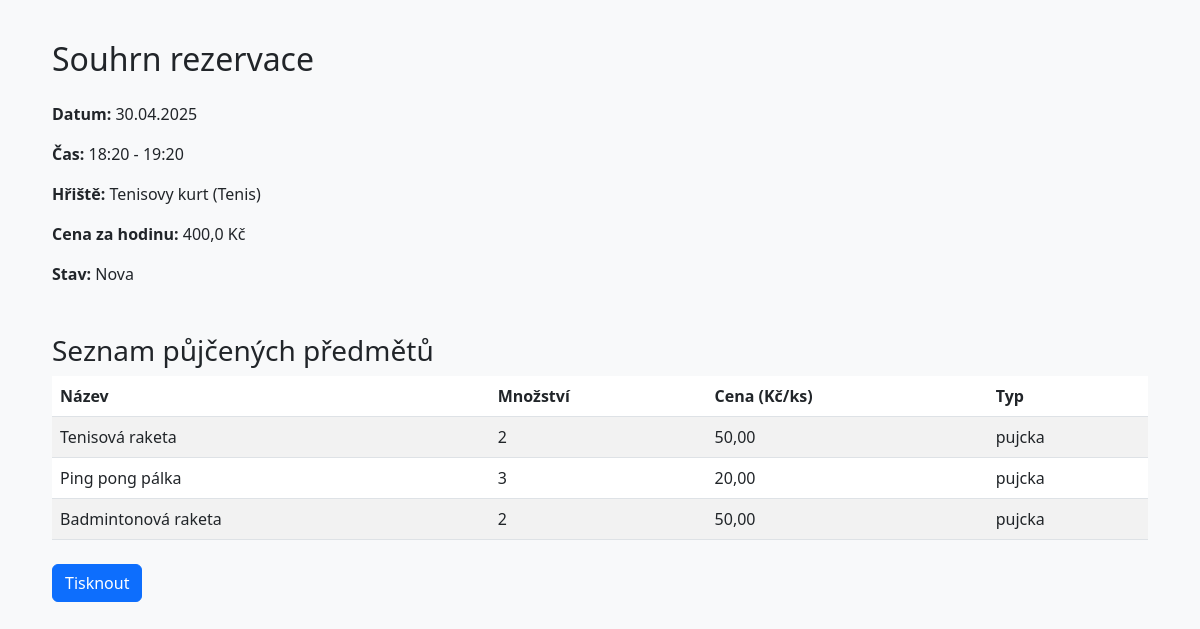
Page /rezervace/tisk/18/ on the earlier database version.
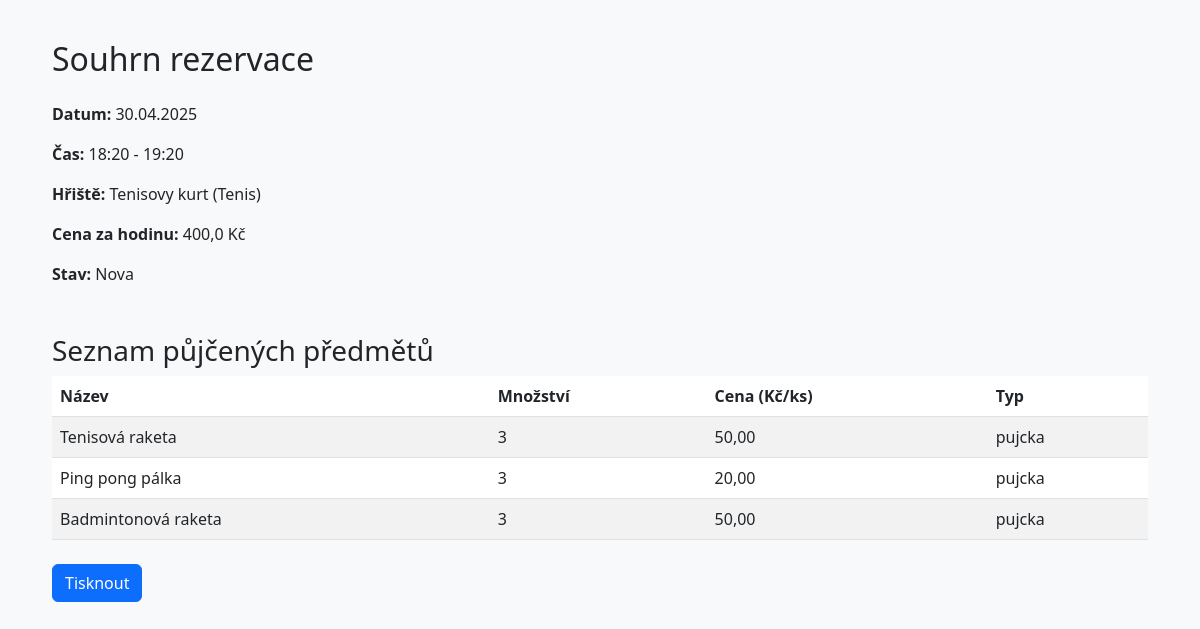
Same page on the later database version.
### rezervace/models.py (models this page shows, shortened)
class RezervaceZapujcky(models.Model):
    rezervace = models.ForeignKey(Rezervace, on_delete=models.CASCADE, related_name='zapujcky')
    zapujcka = models.ForeignKey(Zapujcky, on_delete=models.CASCADE, related_name='rezervace')
    mnozstvi = models.IntegerField()
    cena_za_kus = models.DecimalField(max_digits=8, decimal_places=2)
    class Meta:
        unique_together = ('rezervace', 'zapujcka')  # Composite primary key

class Zapujcky(models.Model):
    nazev = models.CharField(max_length=100)
    popis = models.TextField()
    cena_pujceni = models.DecimalField(max_digits=8, decimal_places=2)
    cena_prodeje = models.DecimalField(max_digits=8, decimal_places=2)
    typ = models.CharField(max_length=20, choices=RENTAL_TYPE_CHOICES)
    aktivni = models.BooleanField(default=True)

### rezervace/views.py (the view)
# urls.py: path('rezervace/tisk/<int:rez_id>/', views.tisk_rezervace, name='tisk_rezervace'),
def tisk_rezervace(request, rez_id):
    rezervace = get_object_or_404(Rezervace, id=rez_id)
    zapujcky = RezervaceZapujcky.objects.filter(rezervace=rezervace)
    return render(request, 'rezervace/tisk.html', {'rezervace': rezervace, 'zapujcky': zapujcky})

### templates/rezervace/tisk.html (shortened to what this page needs)
<!DOCTYPE html>
<html lang="cs">
<head>
  <link href="https://cdn.jsdelivr.net/npm/bootstrap@5.3.0/dist/css/bootstrap.min.css" rel="stylesheet">
  {% load static %}
  <link rel="stylesheet" href="{% static 'style.css' %}">
</head>
<body>
  <div class="container">
      <h2 class="mb-4">Souhrn rezervace</h2>
      <p><strong>Datum:</strong> {{ rezervace.datum|date:"d.m.Y" }}</p>
      <p><strong>Čas:</strong> {{ rezervace.cas_zacatku|time:"H:i" }} - {{ rezervace.cas_konce|time:"H:i" }}</p>
      <p><strong>Hřiště:</strong> {{ rezervace.hriste.nazev }} ({{ rezervace.hriste.typ }})</p>
      <p><strong>Cena za hodinu:</strong> {{ rezervace.cena }} Kč</p>
      <p><strong>Stav:</strong> {{ rezervace.get_stav_display }}</p>
      <h3 class="mt-5">Seznam půjčených předmětů</h3>
      {% if zapujcky %}
        <table class="table table-striped">
          <thead>
            <tr>
              <th>Název</th>
              <th>Množství</th>
              <th>Cena (Kč/ks)</th>
              <th>Typ</th>
            </tr>
          </thead>
          <tbody>
            {% for zapujcka in zapujcky %}
              <tr>
                <td>{{ zapujcka.zapujcka.nazev }}</td>
                <td>{{ zapujcka.mnozstvi }}</td>
                <td>{{ zapujcka.cena_za_kus }}</td>
                <td>{{ zapujcka.zapujcka.typ }}</td>
              </tr>
            {% endfor %}
          </tbody>
        </table>
      {% else %}
        <p>Nebyly zapujčeny žádne předměty</p>
      {% endif %}
      <div class="mt-4 no-print">
        <button onclick="window.print()" class="btn btn-primary">Tisknout</button>
      </div>
  </div>
</body>
</html>

Differences in the rows shown:
changed RezervaceZapujcky "Tenisová raketa": mnozstvi "2" → "3"
changed RezervaceZapujcky "Badmintonová raketa": mnozstvi "2" → "3"
